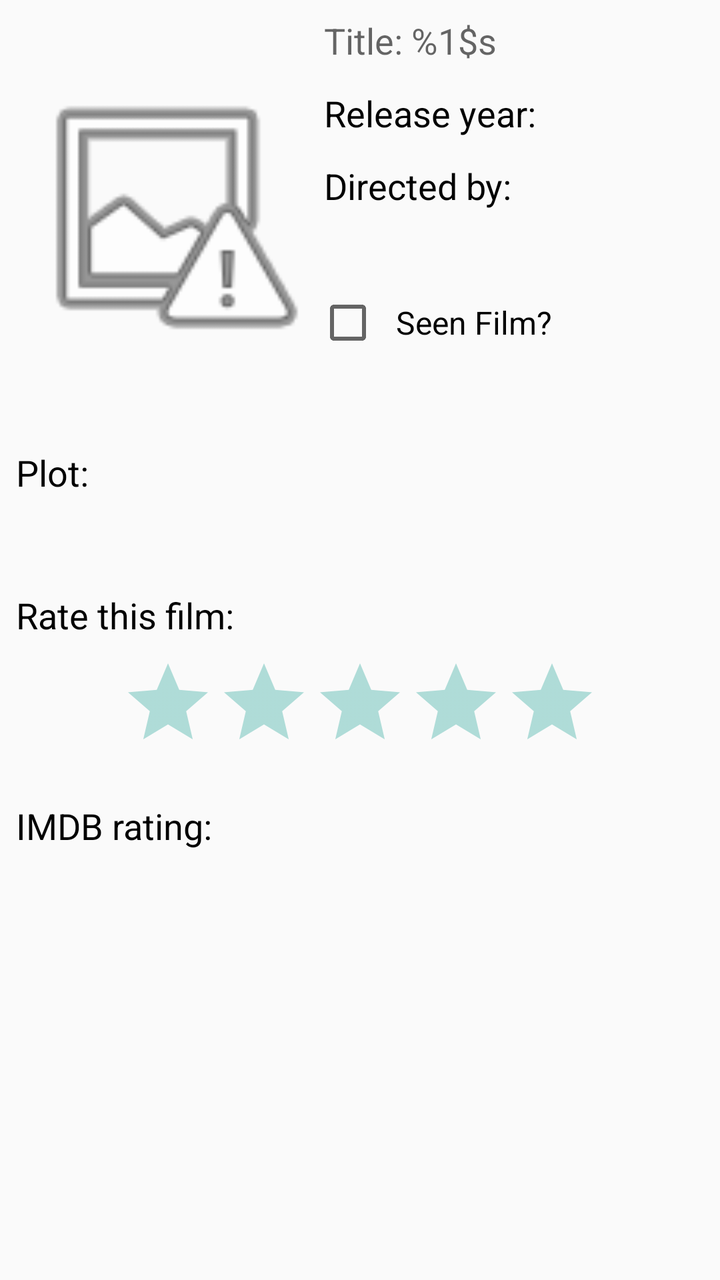
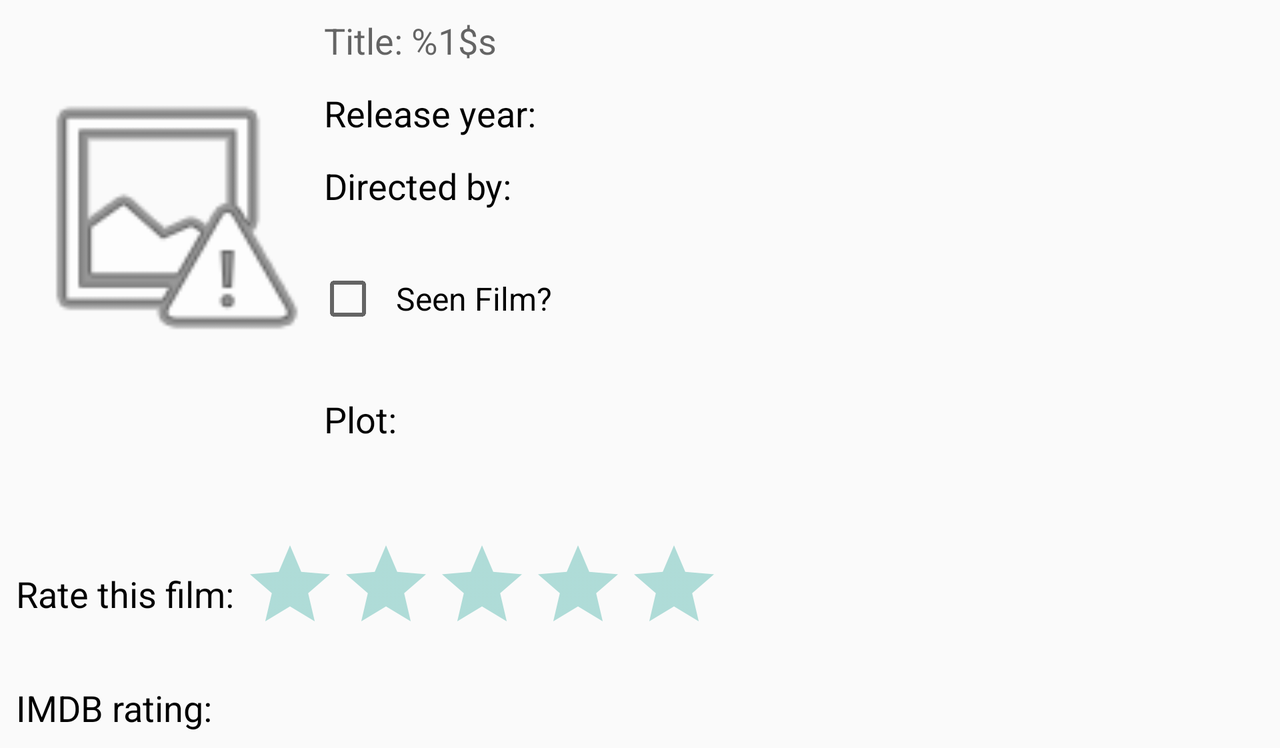

First picture: res/layout/ on a phone held upright. Second picture: the repository's own variant of that layout, on a device whose configuration matches the variant's folder. Source for both follows.
<!-- AndroidManifest.xml: activity theme AppTheme.NoActionBar -->
<!-- res/layout/fragment_view_film.xml -->
<?xml version="1.0" encoding="utf-8"?>
<ScrollView xmlns:android="http://schemas.android.com/apk/res/android"
    android:id="@+id/fragment_view_film_scroll_view"
    android:layout_width="match_parent"
    android:layout_height="match_parent">

    <RelativeLayout
        android:layout_width="match_parent"
        android:layout_height="wrap_content"
        android:padding="8dp">

        <ImageView
            android:id="@+id/fragment_view_film_image_view_poster"
            android:layout_width="150dp"
            android:layout_height="200dp"
            android:layout_alignParentLeft="true"
            android:layout_alignParentStart="true"
            android:layout_alignParentTop="true"
            android:adjustViewBounds="true"
            android:contentDescription="@string/content_description_no_image"
            android:src="@android:drawable/ic_menu_report_image" />

        <TextView
            android:id="@+id/fragment_view_film_text_view_title"
            android:layout_width="wrap_content"
            android:layout_height="wrap_content"
            android:layout_alignParentEnd="true"
            android:layout_alignParentRight="true"
            android:layout_marginLeft="4dp"
            android:layout_marginStart="4dp"
            android:layout_toEndOf="@+id/fragment_view_film_image_view_poster"
            android:layout_toRightOf="@+id/fragment_view_film_image_view_poster"
            android:text="@string/header_title"
            android:textAppearance="?android:attr/textAppearanceMedium" />

        <TextView
            android:id="@+id/fragment_view_film_text_view_year_header"
            android:layout_width="wrap_content"
            android:layout_height="wrap_content"
            android:layout_below="@+id/fragment_view_film_text_view_title"
            android:layout_marginLeft="4dp"
            android:layout_marginStart="4dp"
            android:layout_marginTop="12dp"
            android:layout_toEndOf="@+id/fragment_view_film_image_view_poster"
            android:layout_toRightOf="@+id/fragment_view_film_image_view_poster"
            android:text="@string/header_release_year"
            android:textAppearance="?android:attr/textAppearanceMedium"
            android:textColor="@color/colorTextBlack" />

        <TextView
            android:id="@+id/fragment_view_film_text_view_year"
            android:layout_width="wrap_content"
            android:layout_height="wrap_content"
            android:layout_alignTop="@+id/fragment_view_film_text_view_year_header"
            android:layout_marginLeft="4dp"
            android:layout_marginStart="4dp"
            android:layout_toEndOf="@+id/fragment_view_film_text_view_year_header"
            android:layout_toRightOf="@+id/fragment_view_film_text_view_year_header"
            android:textAppearance="?android:attr/textAppearanceMedium" />

        <TextView
            android:id="@+id/fragment_view_film_text_view_director_header"
            android:layout_width="wrap_content"
            android:layout_height="wrap_content"
            android:layout_alignParentEnd="true"
            android:layout_alignParentRight="true"
            android:layout_below="@+id/fragment_view_film_text_view_year"
            android:layout_marginLeft="4dp"
            android:layout_marginStart="4dp"
            android:layout_marginTop="12dp"
            android:layout_toEndOf="@id/fragment_view_film_image_view_poster"
            android:layout_toRightOf="@+id/fragment_view_film_image_view_poster"
            android:text="@string/header_director"
            android:textAppearance="?android:attr/textAppearanceMedium"
            android:textColor="@color/colorTextBlack" />

        <TextView
            android:id="@+id/fragment_view_film_text_view_director"
            android:layout_width="wrap_content"
            android:layout_height="wrap_content"
            android:layout_alignParentEnd="true"
            android:layout_alignParentRight="true"
            android:layout_below="@+id/fragment_view_film_text_view_director_header"
            android:layout_marginLeft="4dp"
            android:layout_marginStart="4dp"
            android:layout_marginTop="4dp"
            android:layout_toEndOf="@id/fragment_view_film_image_view_poster"
            android:layout_toRightOf="@+id/fragment_view_film_image_view_poster"
            android:textAppearance="?android:attr/textAppearanceMedium" />

        <CheckBox
            android:id="@+id/fragment_view_film_check_box_seen_film"
            android:layout_width="wrap_content"
            android:layout_height="wrap_content"
            android:layout_below="@+id/fragment_view_film_text_view_director"
            android:layout_centerVertical="true"
            android:layout_marginTop="12dp"
            android:layout_toEndOf="@+id/fragment_view_film_image_view_poster"
            android:layout_toRightOf="@+id/fragment_view_film_image_view_poster"
            android:checked="false"
            android:paddingEnd="8dp"
            android:paddingLeft="8dp"
            android:paddingRight="8dp"
            android:paddingStart="8dp"
            android:text="@string/checkbox_seen_film"
            android:textSize="16sp" />

        <TextView
            android:id="@+id/fragment_view_film_text_view_plot_header"
            android:layout_width="wrap_content"
            android:layout_height="wrap_content"
            android:layout_alignLeft="@+id/fragment_view_film_image_view_poster"
            android:layout_alignParentEnd="true"
            android:layout_alignParentRight="true"
            android:layout_alignStart="@+id/fragment_view_film_image_view_poster"
            android:layout_below="@+id/fragment_view_film_image_view_poster"
            android:layout_marginTop="16dp"
            android:text="@string/header_plot"
            android:textAppearance="?android:attr/textAppearanceMedium"
            android:textColor="@color/colorTextBlack" />

        <TextView
            android:id="@+id/fragment_view_film_text_view_plot"
            android:layout_width="wrap_content"
            android:layout_height="wrap_content"
            android:layout_alignLeft="@+id/fragment_view_film_image_view_poster"
            android:layout_alignParentEnd="true"
            android:layout_alignParentRight="true"
            android:layout_alignStart="@+id/fragment_view_film_image_view_poster"
            android:layout_below="@+id/fragment_view_film_text_view_plot_header"
            android:layout_marginTop="4dp"
            android:textSize="14sp" />

        <TextView
            android:id="@+id/fragment_view_film_text_view_user_rating_header"
            android:layout_width="wrap_content"
            android:layout_height="wrap_content"
            android:layout_below="@+id/fragment_view_film_text_view_plot"
            android:layout_marginTop="24dp"
            android:text="@string/header_rate_this_film"
            android:textAppearance="?android:attr/textAppearanceMedium"
            android:textColor="@color/colorTextBlack" />

        <RatingBar
            android:id="@+id/fragment_view_film_rating_bar_user_rating"
            style="@style/Widget.AppCompat.RatingBar"
            android:layout_width="wrap_content"
            android:layout_height="wrap_content"
            android:layout_below="@+id/fragment_view_film_text_view_user_rating_header"
            android:layout_centerHorizontal="true"
            android:layout_marginTop="8dp"
            android:numStars="5"
            android:theme="@style/RatingBar" />

        <LinearLayout
            android:id="@+id/fragment_view_film_layout_imdb_rating"
            android:layout_width="match_parent"
            android:layout_height="wrap_content"
            android:layout_below="@+id/fragment_view_film_rating_bar_user_rating"
            android:layout_marginTop="16dp"
            android:orientation="horizontal">

            <TextView
                android:id="@+id/fragment_view_film_text_view_imdb_rating_header"
                android:layout_width="wrap_content"
                android:layout_height="wrap_content"
                android:text="@string/header_imdb_rating"
                android:textAppearance="?android:attr/textAppearanceMedium"
                android:textColor="@color/colorTextBlack" />

            <TextView
                android:id="@+id/fragment_view_film_text_view_imdb_rating"
                android:layout_width="wrap_content"
                android:layout_height="wrap_content"
                android:layout_marginLeft="4dp"
                android:layout_marginStart="4dp"
                android:textAppearance="?android:attr/textAppearanceMedium" />

        </LinearLayout>

    </RelativeLayout>

</ScrollView>
<!-- resources referenced by this layout -->
<resources>
  <color name="colorTextBlack">#000000</color>
  <string name="checkbox_seen_film">Seen Film?</string>
  <string name="content_description_no_image">A placeholder image as no film poster is available</string>
  <string name="header_director">Directed by:</string>
  <string name="header_imdb_rating">IMDB rating:</string>
  <string name="header_plot">Plot:</string>
  <string name="header_rate_this_film">Rate this film:</string>
  <string name="header_release_year">Release year:</string>
  <string name="header_title">Title: %1$s</string>
  <style name="RatingBar" parent="Theme.AppCompat">
          <item name="colorControlNormal">@color/colorAccent</item>
          <item name="colorControlActivated">@color/colorAccent</item>
      </style>
  <style name="AppTheme.NoActionBar">
          <item name="windowActionBar">false</item>
          <item name="windowNoTitle">true</item>
      </style>
  <color name="colorAccent">#009688</color>
</resources>
<!-- res/layout-land/fragment_view_film.xml (the repository's variant of the layout above) -->
<!-- drawn on the phone turned sideways -->
<?xml version="1.0" encoding="utf-8"?>
<ScrollView xmlns:android="http://schemas.android.com/apk/res/android"
    android:id="@+id/fragment_view_film_scroll_view"
    android:layout_width="match_parent"
    android:layout_height="match_parent">

    <RelativeLayout
        android:layout_width="match_parent"
        android:layout_height="wrap_content"
        android:padding="8dp">

        <ImageView
            android:id="@+id/fragment_view_film_image_view_poster"
            android:layout_width="150dp"
            android:layout_height="200dp"
            android:layout_alignParentLeft="true"
            android:layout_alignParentStart="true"
            android:layout_alignParentTop="true"
            android:adjustViewBounds="true"
            android:contentDescription="@string/content_description_no_image"
            android:src="@android:drawable/ic_menu_report_image" />

        <TextView
            android:id="@+id/fragment_view_film_text_view_title"
            android:layout_width="wrap_content"
            android:layout_height="wrap_content"
            android:layout_alignParentEnd="true"
            android:layout_alignParentRight="true"
            android:layout_marginLeft="4dp"
            android:layout_marginStart="4dp"
            android:layout_toEndOf="@+id/fragment_view_film_image_view_poster"
            android:layout_toRightOf="@+id/fragment_view_film_image_view_poster"
            android:text="@string/header_title"
            android:textAppearance="?android:attr/textAppearanceMedium" />

        <TextView
            android:id="@+id/fragment_view_film_text_view_year_header"
            android:layout_width="wrap_content"
            android:layout_height="wrap_content"
            android:layout_below="@+id/fragment_view_film_text_view_title"
            android:layout_marginLeft="4dp"
            android:layout_marginStart="4dp"
            android:layout_marginTop="12dp"
            android:layout_toEndOf="@+id/fragment_view_film_image_view_poster"
            android:layout_toRightOf="@+id/fragment_view_film_image_view_poster"
            android:text="@string/header_release_year"
            android:textAppearance="?android:attr/textAppearanceMedium"
            android:textColor="@color/colorTextBlack" />

        <TextView
            android:id="@+id/fragment_view_film_text_view_year"
            android:layout_width="wrap_content"
            android:layout_height="wrap_content"
            android:layout_alignTop="@+id/fragment_view_film_text_view_year_header"
            android:layout_marginLeft="4dp"
            android:layout_marginStart="4dp"
            android:layout_toEndOf="@+id/fragment_view_film_text_view_year_header"
            android:layout_toRightOf="@+id/fragment_view_film_text_view_year_header"
            android:textAppearance="?android:attr/textAppearanceMedium" />

        <TextView
            android:id="@+id/fragment_view_film_text_view_director_header"
            android:layout_width="wrap_content"
            android:layout_height="wrap_content"
            android:layout_alignParentEnd="true"
            android:layout_alignParentRight="true"
            android:layout_below="@+id/fragment_view_film_text_view_year"
            android:layout_marginLeft="4dp"
            android:layout_marginStart="4dp"
            android:layout_marginTop="12dp"
            android:layout_toEndOf="@id/fragment_view_film_image_view_poster"
            android:layout_toRightOf="@+id/fragment_view_film_image_view_poster"
            android:text="@string/header_director"
            android:textAppearance="?android:attr/textAppearanceMedium"
            android:textColor="@color/colorTextBlack" />

        <TextView
            android:id="@+id/fragment_view_film_text_view_director"
            android:layout_width="wrap_content"
            android:layout_height="wrap_content"
            android:layout_alignParentEnd="true"
            android:layout_alignParentRight="true"
            android:layout_below="@+id/fragment_view_film_text_view_director_header"
            android:layout_marginLeft="4dp"
            android:layout_marginStart="4dp"
            android:layout_marginTop="4dp"
            android:layout_toEndOf="@id/fragment_view_film_image_view_poster"
            android:layout_toRightOf="@+id/fragment_view_film_image_view_poster"
            android:textAppearance="?android:attr/textAppearanceMedium" />

        <CheckBox
            android:id="@+id/fragment_view_film_check_box_seen_film"
            android:layout_width="wrap_content"
            android:layout_height="wrap_content"
            android:layout_below="@+id/fragment_view_film_text_view_director"
            android:layout_toEndOf="@+id/fragment_view_film_image_view_poster"
            android:layout_toRightOf="@+id/fragment_view_film_image_view_poster"
            android:checked="false"
            android:paddingEnd="8dp"
            android:paddingLeft="8dp"
            android:paddingRight="8dp"
            android:paddingStart="8dp"
            android:text="@string/checkbox_seen_film"
            android:textSize="16sp" />

        <TextView
            android:id="@+id/fragment_view_film_text_view_plot_header"
            android:layout_width="wrap_content"
            android:layout_height="wrap_content"
            android:layout_below="@+id/fragment_view_film_check_box_seen_film"
            android:layout_marginLeft="4dp"
            android:layout_marginStart="4dp"
            android:layout_marginTop="32dp"
            android:layout_toEndOf="@+id/fragment_view_film_image_view_poster"
            android:layout_toRightOf="@+id/fragment_view_film_image_view_poster"
            android:text="@string/header_plot"
            android:textAppearance="?android:attr/textAppearanceMedium"
            android:textColor="@color/colorTextBlack" />

        <TextView
            android:id="@+id/fragment_view_film_text_view_plot"
            android:layout_width="wrap_content"
            android:layout_height="wrap_content"
            android:layout_below="@+id/fragment_view_film_text_view_plot_header"
            android:layout_marginLeft="4dp"
            android:layout_marginStart="4dp"
            android:layout_marginTop="4dp"
            android:layout_toEndOf="@+id/fragment_view_film_image_view_poster"
            android:layout_toRightOf="@+id/fragment_view_film_image_view_poster"
            android:textSize="14sp" />

        <LinearLayout
            android:id="@+id/fragment_view_film_layout_user_rating"
            android:layout_width="match_parent"
            android:layout_height="wrap_content"
            android:layout_below="@+id/fragment_view_film_text_view_plot"
            android:layout_marginTop="24dp"
            android:orientation="horizontal">

            <TextView
                android:id="@+id/fragment_view_film_text_view_user_rating_header"
                android:layout_width="wrap_content"
                android:layout_height="wrap_content"
                android:paddingTop="16dp"
                android:text="@string/header_rate_this_film"
                android:textAppearance="?android:attr/textAppearanceMedium"
                android:textColor="@color/colorTextBlack" />

            <RatingBar
                android:id="@+id/fragment_view_film_rating_bar_user_rating"
                style="@style/Widget.AppCompat.RatingBar"
                android:layout_width="wrap_content"
                android:layout_height="wrap_content"
                android:layout_marginLeft="4dp"
                android:layout_marginStart="4dp"
                android:numStars="5"
                android:theme="@style/RatingBar" />

        </LinearLayout>

        <LinearLayout
            android:id="@+id/fragment_view_film_layout_imdb_rating"
            android:layout_width="match_parent"
            android:layout_height="wrap_content"
            android:layout_below="@+id/fragment_view_film_layout_user_rating"
            android:layout_marginTop="16dp"
            android:orientation="horizontal">

            <TextView
                android:id="@+id/fragment_view_film_text_view_imdb_rating_header"
                android:layout_width="wrap_content"
                android:layout_height="wrap_content"
                android:text="@string/header_imdb_rating"
                android:textAppearance="?android:attr/textAppearanceMedium"
                android:textColor="@color/colorTextBlack" />

            <TextView
                android:id="@+id/fragment_view_film_text_view_imdb_rating"
                android:layout_width="wrap_content"
                android:layout_height="wrap_content"
                android:layout_marginLeft="4dp"
                android:layout_marginStart="4dp"
                android:textAppearance="?android:attr/textAppearanceMedium" />

        </LinearLayout>

    </RelativeLayout>

</ScrollView>
